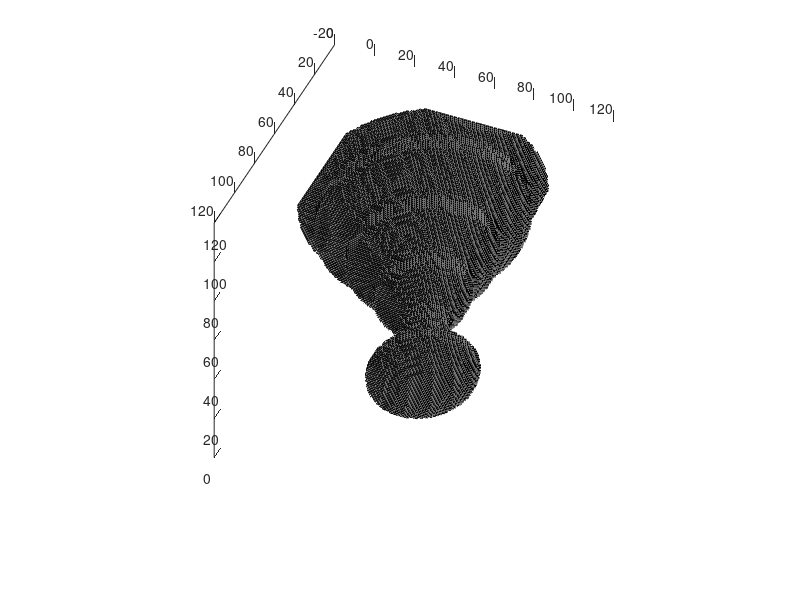

MATLAB code for this plot:
function xface=blockPlot(mask, offset, varargin)
%function xface=blockPlot(mask, offset, varargin)
%draw a 3D lego-like plot from a bitmask
%inputs:
%mask -     a 3D logical array or a 3D binary mask. The function will draw
%           boxes around all points (1's) in the mask which border empty 
%           space (0's).
%           Interior points which do not border any empty space will not be
%           drawn.
%           If no input is given, draws an example (wavy cone)
%offset -   3-component vector added to the coordinate of all patches drawn 
%           (default=[0 0 0])
%           Useful if the user wants to pass only part of the figure to be
%           drawn, but have the coordinates correct to match another plot
%varagin -  pair of plot style properties to pass to the patch command.
%           ex: (...,'color','r'), (...,'facealpha',.5),
%           (...,'edgecolor','none'), etc
%outputs:
%xface - returns patch object that was drawn
%
%examples:
%   p=blockPlot();
%   p=blockPlot(ones([10 10 10]));
%   p=blockPlot(ones([10 10 10]), [0 0 0], 'facecolor','r', 'facealpha',.5)
%
%  Tripp Jones, June 2011

%set offset to zero if none given
if nargin < 2
    offset=[0 0 0];
end

%draw wavy cone if no input is given
if nargin < 1
    s=101;
    mask=zeros([s 100 s]);
    k=0;
    z_r=[sqrt(9.5^2-(10.5-(1:20)).^2)/9.5*s/4 ((21:100)/100).^(1.2)*s/2.*(sin(linspace(0+k/100*8*pi(), 8*pi()+k/100*8*pi(), 80))/15+1).*linspace(.9,1.1, 80) ];
    xpos=cumsum(ones(s),1)-(s-1)/2-1;
    ypos=cumsum(ones(s),2)-(s-1)/2-1;
    rpos=sqrt(xpos.^2+ypos.^2);
    for k=1:100
        a=zeros(s);
        a(rpos<z_r(k))=1;
        mask(:,k,:)=reshape(a, [s 1 s]);
    end
end

%pad array with zeros to find 1's along border
mask=padarray(mask, [1 1 1]);

verts=[]; %will contain all vertices of the resulting figure

%trim mask to non-zero values
[xlims ylims zlims]=find_limits(mask, 1);
mask=mask(xlims,ylims,zlims);
mask_size=[numel(xlims) numel(ylims) numel(zlims)];

%set 3D offset used for plotting
xmin=min(ylims)+offset(1,2)-2.5;
ymin=min(xlims)+offset(1,1)-2.5;
zmin=min(zlims)+offset(1,3)-3.5;

%arrays to shift each component of the vertices
s1=[0;0;1;1];
s2=[0;1;1;0];
s3=[.5;.5;.5;.5];


%create convolution kernels
n1=zeros([1 1 3]);
n2=n1;
n3=n1;
n1(1,1,1)=-1;
n1(1,1,3)=1;
n2(1,1,1)=1;
n2(1,1,3)=-1;
n3(1,1,1)=-1;
n3(1,1,3)=-1;
n3(1,1,2)=1;

%find edges in +/- x/y/z direction
xmask1=convn(mask, [-1 0 1], 'same');
xmask2=convn(mask, [1 0 -1], 'same');
ymask1=convn(mask, [-1;0;1], 'same');
ymask2=convn(mask, [1;0;-1], 'same');
zmask1=convn(mask, n1,      'same');
zmask2=convn(mask, n2,      'same');

%find points with empty edges on both sides
xmask3=convn(mask, [-1 1 -1], 'same');
ymask3=convn(mask, [-1;1;-1], 'same');
zmask3=convn(mask, n3,      'same');


%find coordinates of -x edges
[p(:,1) p(:,2) p(:,3)]=ind2sub(mask_size,find((mask & xmask2==1) | xmask3==1));
b=size(p,1);
%repeat each point 4 times (to make 4 points for square face)
p=p(sort(repmat((1:b)', [4 1])),:);
%apply shifts to find corners of patch face
shifts=[s2+ymin -s3+xmin+.5 s1+zmin];
p=p+repmat(shifts,[b 1]);
verts=[verts;p];
clear p

%find coordinates of +x edges
[p(:,1) p(:,2) p(:,3)]=ind2sub(mask_size,find((mask & xmask1==1) | xmask3==1));
b=size(p,1);
p=p(sort(repmat((1:b)', [4 1])),:);
shifts=[s2+ymin s3+xmin+.5 s1+zmin];
p=p+repmat(shifts,[b 1]);
verts=[verts;p];
clear p

% -y
[p(:,1) p(:,2) p(:,3)]=ind2sub(mask_size,find((mask & ymask2==1)| ymask3==1));
b=size(p,1);
p=p(sort(repmat((1:b)', [4 1])),:);
shifts=[-s3+ymin+.5 s2+xmin s1+zmin];
p=p+repmat(shifts,[b 1]);
verts=[verts;p];
clear p

% +y
[p(:,1) p(:,2) p(:,3)]=ind2sub(mask_size,find((mask & ymask1==1) | ymask3==1));
b=size(p,1);
p=p(sort(repmat((1:b)', [4 1])),:);
shifts=[s3+ymin+.5 s2+xmin s1+zmin];
p=p+repmat(shifts,[b 1]);
verts=[verts;p];
clear p


%-z
[p(:,1) p(:,2) p(:,3)]=ind2sub(mask_size,find((mask & zmask2==1) | zmask3==1));
b=size(p,1);
p=p(sort(repmat((1:b)', [4 1])),:);
shifts=[s1+ymin s2+xmin -s3+zmin+.5];
p=p+repmat(shifts,[b 1]);
verts=[verts;p];
clear p


% +z
[p(:,1) p(:,2) p(:,3)]=ind2sub(mask_size,find((mask & zmask1==1) | zmask3==1));
b=size(p,1);
p=p(sort(repmat((1:b)', [4 1])),:);
shifts=[s1+ymin s2+xmin s3+zmin+.5];
p=p+repmat(shifts,[b 1]);
verts=[verts;p];
clear p



%draw the patch
varargin{:};
xface=patch(verts(:,1),verts(:,2),verts(:,3),[.5 .5 .5],varargin{:});
%re-order the vertices into 4-corner polygons (squares)
set(xface,'faces',reshape(get(xface,'faces'),4,[])');
set(gca, 'cameraPosition',[-661.6507 -588.5909 -312.2231])


return

function [xlims ylims zlims]=find_limits(mask, padding)

xlims=find(squeeze(sum(sum(mask,2),3)));
ylims=find(squeeze(sum(sum(mask,1),3)));
zlims=find(squeeze(sum(sum(mask,2),1)));

xlims=(min(xlims)-padding):(max(xlims)+padding);
ylims=(min(ylims)-padding):(max(ylims)+padding);
zlims=(min(zlims)-padding):(max(zlims)+padding);

return

